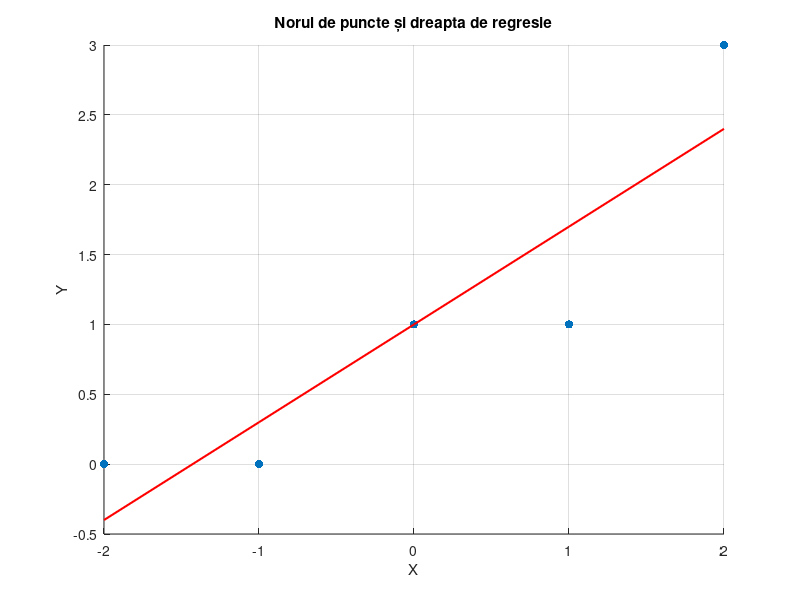

Write MATLAB code to recreate this figure.
% Datele statistice
X = [-2 -1 0 1 2];
Y = [0 0 1 1 3];

% a) Mediile
mean_X = mean(X);
mean_Y = mean(Y);

% b) Dispersiile
var_X = var(X, 1); % Folosim parametrul 1 pentru populație
var_Y = var(Y, 1);

% c) Covarianța
cov_XY = cov(X, Y);
cov_XY_value = cov_XY(1, 2);

% d) Coeficientul de corelație
correlation = corrcoef(X, Y);
r_XY = correlation(1, 2);

% e) Dreapta de regresie și norul de puncte
p = polyfit(X, Y, 1); % Determinarea coeficienților dreptei de regresie
regression_line = polyval(p, X); % Valori pentru dreapta de regresie

% Reprezentarea grafică
figure;
scatter(X, Y, 'o', 'filled'); % Norul de puncte
hold on;
plot(X, regression_line, 'r-', 'LineWidth', 1.5); % Dreapta de regresie
title('Norul de puncte și dreapta de regresie');
xlabel('X');
ylabel('Y');
grid on;
hold off;

% f) Prognozarea valorilor pentru x = 2.5 și x = 3
x_values = [2.5, 3];
y_predicted = polyval(p, x_values);

% Afișarea rezultatelor
fprintf('Mediile: mean_X = %.2f, mean_Y = %.2f\n', mean_X, mean_Y);
fprintf('Dispersiile: var_X = %.2f, var_Y = %.2f\n', var_X, var_Y);
fprintf('Covarianța: cov(X, Y) = %.2f\n', cov_XY_value);
fprintf('Coeficientul de corelație: r(X, Y) = %.2f\n', r_XY);
fprintf('Ecuația dreptei de regresie: y = %.2fx + %.2f\n', p(1), p(2));
fprintf('Valori prognozate: y(2.5) = %.2f, y(3) = %.2f\n', y_predicted(1), y_predicted(2));
